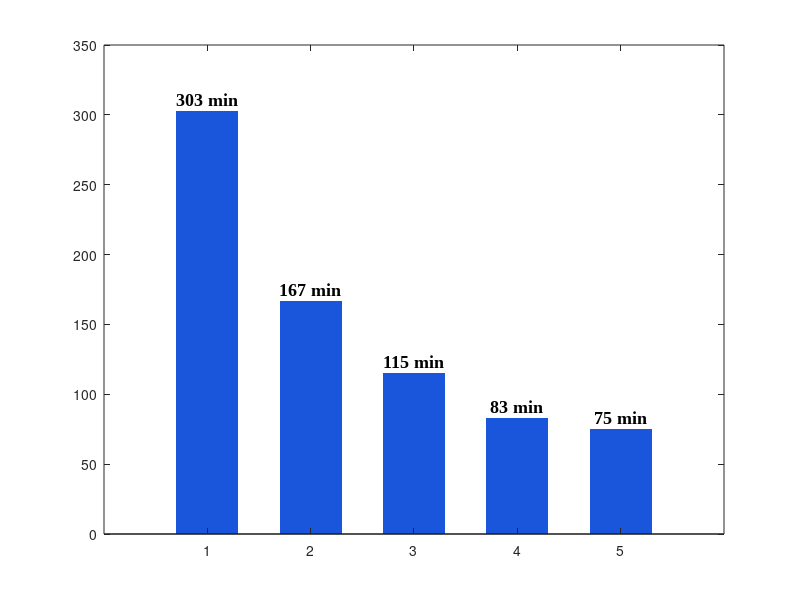

This chart was generated by the following MATLAB code: (Note: this script raises an error after producing the figure.)
% Robot Battery Runtime - 7.4V 1500mAh BEAT LiPo 2S 35C (Experimental)

modes = {'Idle', 'Smooth Handshake', 'Slow Walk', 'Normal/Fast Walk', 'Dancing' };
runtimes = [303, 167, 115, 83, 75];

figure('Color', 'white', 'Position', [100, 100, 900, 750]);

b = bar(runtimes, 'FaceColor', [0.102 0.337 0.859], 'EdgeColor', 'none', 'BarWidth', 0.6);
% Labels above bars
for i = 1:length(runtimes)
    text(i, runtimes(i) + 4, sprintf('%d min', runtimes(i)), ...
        'HorizontalAlignment', 'center', ...
        'VerticalAlignment', 'bottom', ...
        'FontSize', 13, ...
        'FontName', 'Times New Roman', ...
        'FontWeight', 'bold', ...
        'Color', 'k');
end

% Axes formatting
ax = gca;
% Increase bottom margin
ax.Position = [0.10 0.20 0.80 0.72];
xlim(ax,[0.5 numel(modes)+0.9])
ax.XTickLabel = modes;
ax.XTickLabelRotation = 0;

ax.FontName = 'Times New Roman';
ax.FontSize = 14;

ax.YLim = [0 340];

ax.YGrid = 'on';
% Border thickness
ax.LineWidth = 1.8; 
ax.GridColor = [0.85 0.85 0.85];
ax.GridLineStyle = '--';
ax.GridAlpha = 0.8;

ax.Box = 'on';
ax.XColor = 'k';
ax.YColor = 'k';

xlabel('Robot Operating Mode', ...
    'FontSize', 15, ...
    'FontWeight', 'bold', ...
    'FontName', 'Times New Roman');
ax.TickLabelInterpreter = 'none';

ylabel('Runtime (minutes)', ...
    'FontSize', 15, ...
    'FontWeight', 'bold', ...
    'FontName', 'Times New Roman');

lgd = legend('7.4V 1500mAh BEAT LiPo 2S 35C (Experimental)', ...
    'Location', 'northeast', ...
    'FontSize', 13);

lgd.FontName = 'Times New Roman';

set(gcf, 'PaperPositionMode', 'auto');

% Export high-resolution image (400 DPI)
set(gcf, 'PaperPositionMode', 'auto');


exportgraphics(gcf, ...
    'robot_battery_runtime_400dpi.png', ...
    'Resolution', 400, ...
    'BackgroundColor', 'white');
